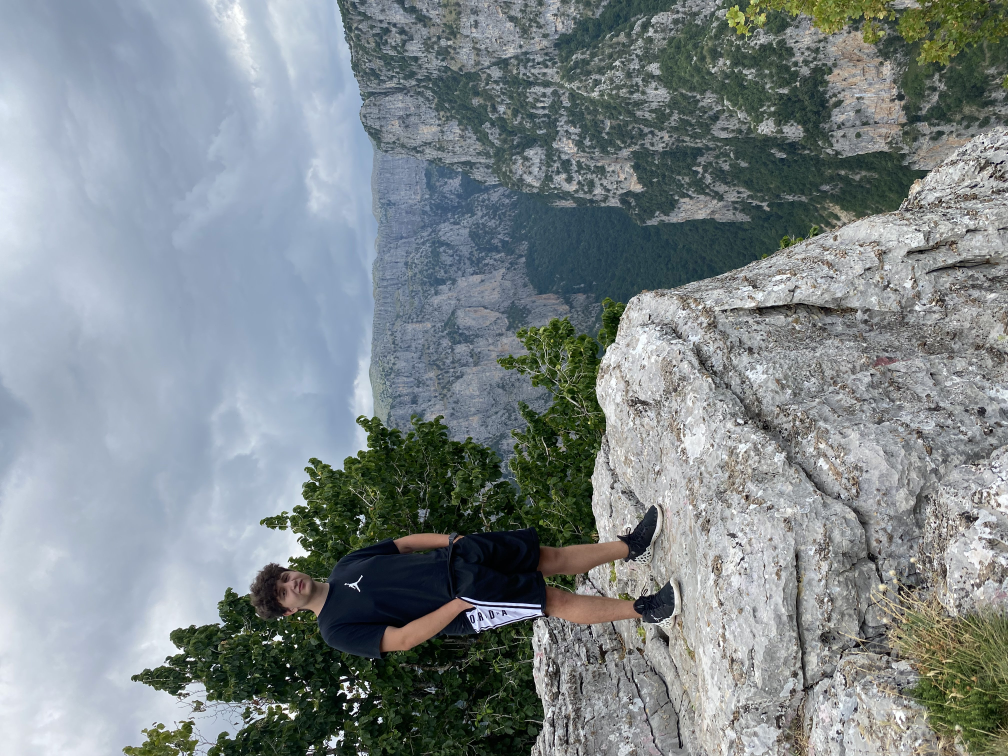
#> input picture Scikit/IMG_6489.jpg, 4032 x 3024 px, found by its file name (shown at 1/4 size)
$ python imageFiltersScikitLearn.py
#> lines starting #> are read from the running program, lines starting #| are printed output that depends on the picture
import matplotlib.pyplot as plt
from skimage import filters, img_as_float
from skimage import transform, io, color
import numpy as np

# Διαβάστε την εικόνα από τον δίσκο
image_path = "D:\Diploma\ScikitLearn\IMG_6489.jpg"  # Αντικαταστήστε το path_to_your_image.jpg με το πραγματικό μονοπάτι της εικόνας σας
image = io.imread(image_path)
#> image is the input picture: shape (3024, 4032, 3); mean R, G, B 126.5, 135.4, 138.5

# Διαβάστε την εικόνα από τον δίσκο και μετατρέψτε σε grayscale
gray_image = color.rgb2gray(image)
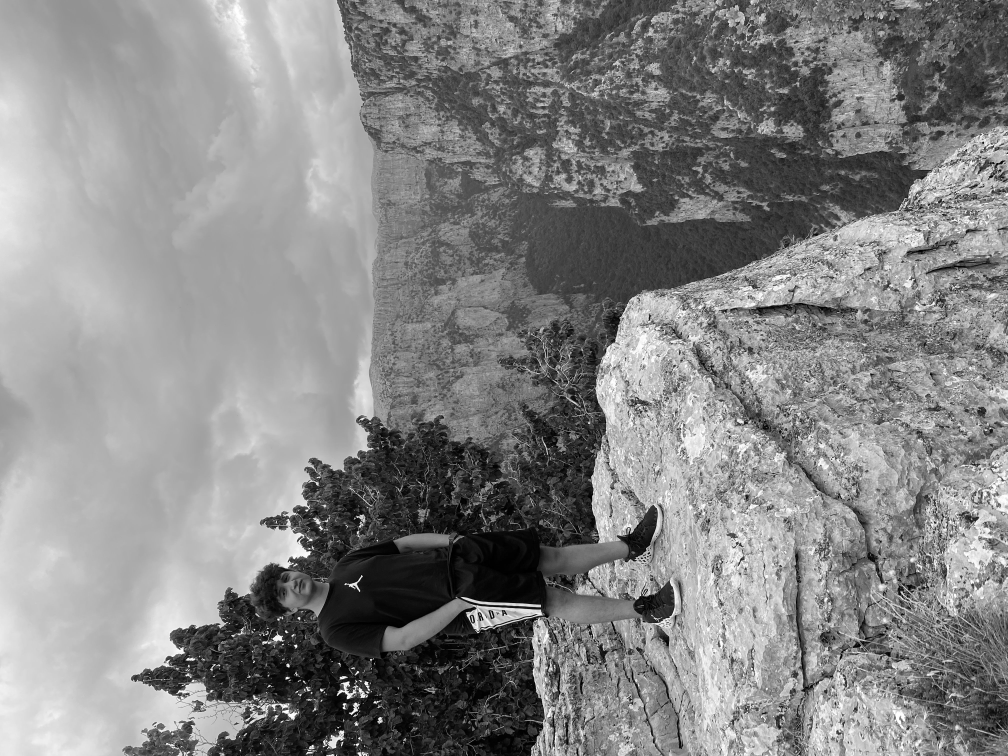
#> gray_image: shape (3024, 4032) float64 (shown at 1/4 size); min 0, max 1, mean 0.525

# Εφαρμογή φίλτρου Gaussian για θόλωμα στην αρχική εικόνα
blurred_image = filters.gaussian(gray_image, sigma=5)

# Περιστροφή κατά 90 μοίρες δεξιά στη θολωμένη εικόνα
rotated_blurred_image = transform.rotate(blurred_image, angle=-90, resize=True)
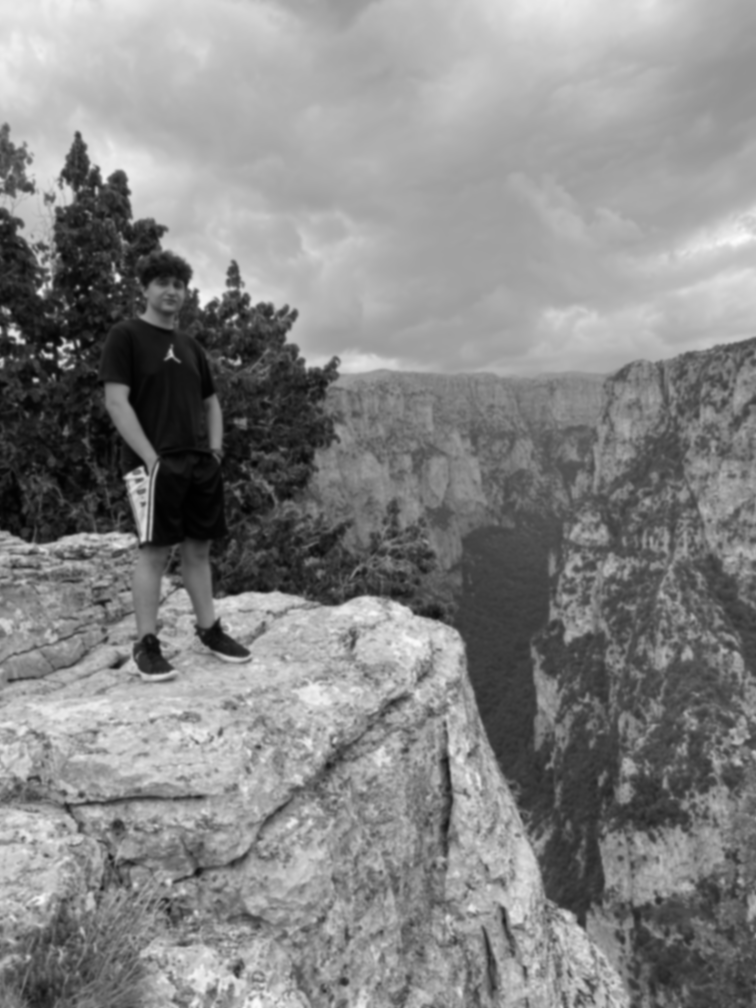
#> rotated_blurred_image: shape (4032, 3024) float64 (shown at 1/4 size); min 0.00492, max 0.991, mean 0.525

# Περιστροφή κατά 90 μοίρες δεξιά στην αρχική εικόνα
rotated_image = transform.rotate(gray_image, angle=-90, resize=True)

# Κρατήστε μόνο το κοινό μέρος των διαστάσεων
common_height = min(rotated_blurred_image.shape[0], rotated_image.shape[0])
#> common_height = 4032
common_width = min(rotated_blurred_image.shape[1], rotated_image.shape[1])
#> common_width = 3024

bw_rotated_blurred_image = img_as_float(rotated_blurred_image[:common_height, :common_width])
bw_rotated_image = img_as_float(rotated_image[:common_height, :common_width])

# Εμφάνιση του κοινού μέρους των εικόνων
plt.imshow(np.concatenate((bw_rotated_blurred_image, bw_rotated_image), axis=1), vmin=0, vmax=1, cmap=plt.cm.jet)
plt.show()
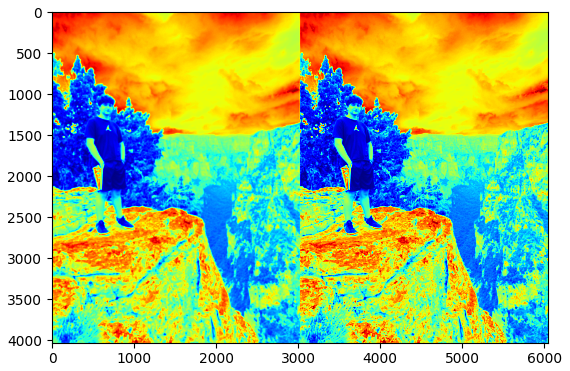
#> figure drawn by matplotlib, 1 panel
